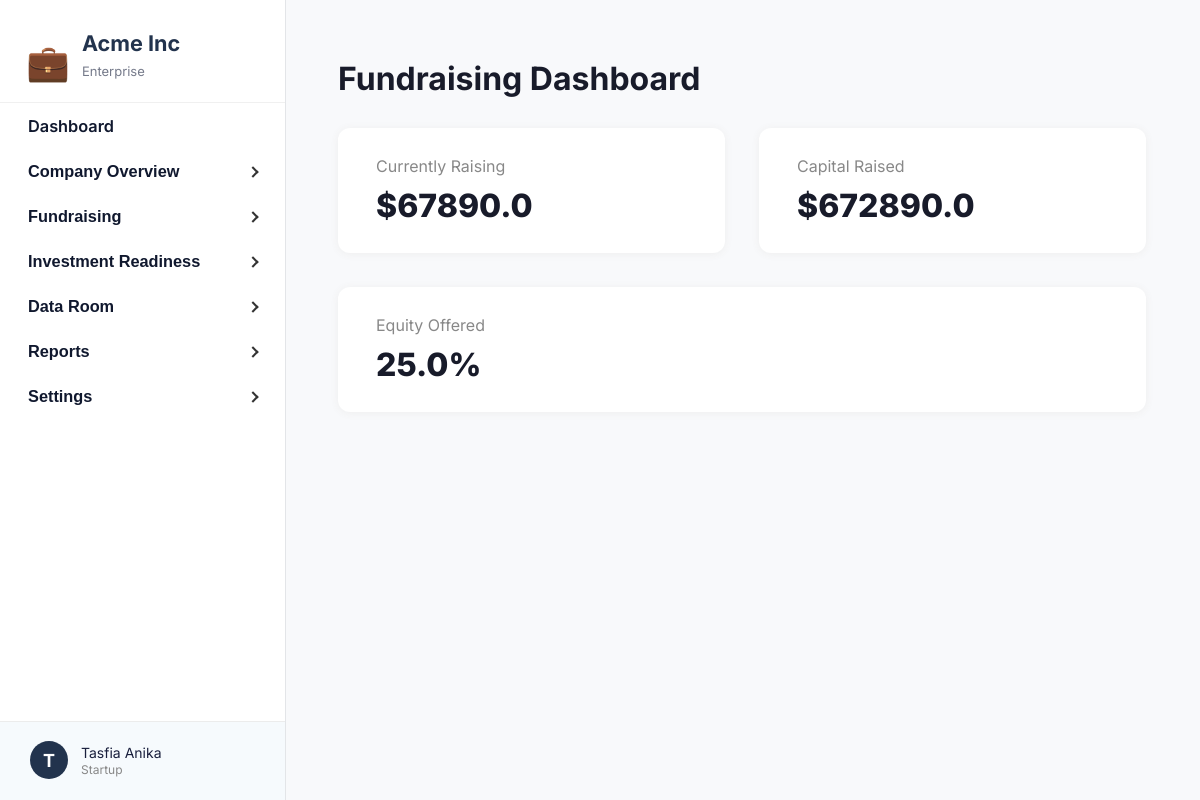
The app's page /api/startup/fundraising/dashboard/ (signed in) with its own data.
### core/models.py (models this page shows, shortened)
class StartupProfile(models.Model):
    user = models.OneToOneField(User, on_delete=models.CASCADE, related_name='startup_profile')
    startup_name = models.CharField(max_length=150)
    role = models.CharField(max_length=100)
    email = models.EmailField()
    website = models.CharField(max_length=255)
    heard_about = models.CharField(max_length=50)
    description = models.TextField()
    audience = models.TextField()
    tech_component = models.TextField()
    your_edge = models.TextField()
    pitch_deck_url = models.CharField(max_length=255)
    startup_stage = models.CharField(max_length=50)
    problem = models.TextField()
    solution = models.TextField()
    market_research = models.CharField(max_length=20)
    business_model_mind = models.CharField(max_length=50)
    working_time = models.CharField(max_length=50)
    cofounder = models.CharField(max_length=20)
    support_needed = models.TextField()
    has_mvp = models.CharField(max_length=10)
    tested_with_customers = models.CharField(max_length=10)
    funding_source = models.CharField(max_length=100)
    early_users = models.CharField(max_length=10)
    generated_revenue = models.CharField(max_length=20)
    stage3_challenges = models.TextField()
    stage3_support = models.TextField()
    business_model = models.TextField()
    paying_customers = models.CharField(max_length=50)
    annual_revenue_4 = models.CharField(max_length=50)
    external_funding = models.CharField(max_length=50)
    acquisition_strategies = models.TextField()
    team_size = models.CharField(max_length=50)
    stage4_challenges = models.TextField()
    stage4_support = models.TextField()
    annual_revenue_5 = models.CharField(max_length=50)
    active_customers_5 = models.CharField(max_length=50)
    markets_operating = models.CharField(max_length=100)
    expansion_plans = models.TextField()
    stage5_challenges = models.TextField()
    is_approved = models.BooleanField(default=False)
    is_onboarded = models.BooleanField(default=False)
    complete_profile_submitted = models.BooleanField(default=False)
    submitted_at = models.DateTimeField(auto_now_add=True)
    arr = models.FloatField(
        null=True, blank=True, verbose_name="Annual Recurring Revenue (ARR)"
    )
    arpu = models.FloatField(
        null=True, blank=True, verbose_name="Average Revenue Per User (ARPU)"
    )
    monthly_burn = models.FloatField(null=True, blank=True)
    cash_balance = models.FloatField(null=True, blank=True)
    ltv_cac_ratio = models.FloatField(null=True, blank=True)
    operating_expenses = models.FloatField(null=True, blank=True)
    debt_obligations = models.TextField(null=True, blank=True)
    capital_raised = models.FloatField(null=True, blank=True)
    currently_raising = models.FloatField(null=True, blank=True)
    equity_offered = models.FloatField(null=True, blank=True)
    financial_forecast = models.FileField(
        upload_to='financial_forecasts/', null=True, blank=True
    )

### core/views.py (the view)
# urls.py: path('startup/fundraising/dashboard/', startup_fundraising_dashboard, name='startup_fundraising_dashboard'),
@login_required
def startup_fundraising_dashboard(request):
    profile = request.user.startup_profile
    context = {
        'currently_raising': profile.currently_raising,
        'capital_raised': profile.capital_raised,
        'equity_offered': profile.equity_offered,
    }
    if request.headers.get("HX-Request") == "true":
        return render(request, "startup_partials/startup_fundraising_dashboard_partial.html", context)
    else:
        return render(request, "startup_fundraising_dashboard.html", context)

### core/templates/startup_fundraising_dashboard.html (shortened to what this page needs)
{% extends "startup_base.html" %}
{% block content %}
<h1 style="font-weight:700; margin-bottom:30px;">Fundraising Dashboard</h1>
<div style="display:flex; gap:34px; flex-wrap:wrap;">
    <div style="background:#fff; border-radius:12px; box-shadow:0 1px 8px #eee; padding:28px 38px; flex:1; min-width:200px;">
        <div style="color:#888;">Currently Raising</div>
        <div style="font-size:2rem; font-weight:800; margin-top:10px;">${{ currently_raising|default:"0" }}</div>
    </div>
    <div style="background:#fff; border-radius:12px; box-shadow:0 1px 8px #eee; padding:28px 38px; flex:1; min-width:200px;">
        <div style="color:#888;">Capital Raised</div>
        <div style="font-size:2rem; font-weight:800; margin-top:10px;">${{ capital_raised|default:"0" }}</div>
    </div>
    <div style="background:#fff; border-radius:12px; box-shadow:0 1px 8px #eee; padding:28px 38px; flex:1; min-width:200px;">
        <div style="color:#888;">Equity Offered</div>
        <div style="font-size:2rem; font-weight:800; margin-top:10px;">{{ equity_offered|default:"0" }}%</div>
    </div>
</div>
{% endblock %}

### core/templates/startup_base.html (shortened to what this page needs)
{% load static %}
<!DOCTYPE html>
<html lang="en">
<head>
</head>
<body>
<div class="layout">
    <nav class="sidebar">
        <div class="logo-box">
            <span class="logo-icon">&#128188;</span>
            <div>
                <div class="sidebar-title">Acme Inc</div>
                <div class="sidebar-subtitle">Enterprise</div>
            </div>
        </div>
        <div class="sidebar-content">
            <ul class="sidebar-nav">
                <li>
                    <a href="{% url 'startup_dashboard' %}" class="sidebar-link {% if section == 'dashboard' %}active{% endif %}">Dashboard</a>
                </li>
                <li>
                    <button class="sidebar-toggle {% if section == 'company' %}active{% endif %}" aria-expanded="false" type="button">
                        Company Overview
                        <span class="arrow"></span>
                    </button>
                </li>
                <li>
                    <button class="sidebar-toggle" aria-expanded="false" type="button">
                        Fundraising
                        <span class="arrow"></span>
                    </button>
                </li>
                <li>
                    <button class="sidebar-toggle" aria-expanded="false" type="button">
                        Investment Readiness
                        <span class="arrow"></span>
                    </button>
                </li>
                <li>
                    <button class="sidebar-toggle" aria-expanded="false" type="button">
                        Data Room
                        <span class="arrow"></span>
                    </button>
                </li>
                <li>
                    <button class="sidebar-toggle" aria-expanded="false" type="button">
                        Reports
                        <span class="arrow"></span>
                    </button>
                </li>
                <li>
                    <button class="sidebar-toggle" aria-expanded="false" type="button">
                        Settings
                        <span class="arrow"></span>
                    </button>
                </li>
            </ul>
        </div>
        <div class="sidebar-footer" id="sidebar-footer">
            <div class="sidebar-footer-circle">{{ request.user.first_name|default:"N"|slice:":1" }}</div>
            <div class="sidebar-footer-details">
                <span>{{ request.user.get_full_name|default:request.user.username }}</span>
                <small>Startup</small>
            </div>
        </div>
    </nav>
    <div id="main-content" class="main-content">
        {% block content %}{% endblock %}
    </div>
</div>
</body>
</html>

### core/templates/startup_base.html (style rules this page uses)
html, body { height: 100%; margin: 0; }
body { font-family: 'Inter', sans-serif; background: #f8f9fb; color: #181b2a; height: 100vh; }
.layout { display: flex; min-height: 100vh; }
.sidebar { width: 285px; background: #fff; border-right: 1.5px solid #e3e5e8; padding: 0; position: relative; display: flex; flex-direction: column; height: 100vh; }
.sidebar .logo-box { padding: 30px 26px 8px 26px; display: flex; align-items: center; gap: 12px; flex-shrink: 0; background: #fff; border-bottom: 1px solid #f0f0f0; }
.sidebar-content { flex: 1; overflow-y: auto; padding-bottom: 80px; }
.sidebar .logo-icon { font-size: 2.2rem; color: #22284b; }
.sidebar-title { font-weight: 700; font-size: 1.35rem; color: #22334d; margin-bottom: 7px; }
.sidebar-subtitle { font-size: 13px; color: #757a8a; margin-bottom: 15px; }
.sidebar-nav { padding: 0; margin: 0 0 30px 0; list-style: none; }
.sidebar-link, .sidebar-toggle { display: flex; align-items: center; gap: 8px; padding: 13px 28px; color: #10182e; text-decoration: none; font-weight: 600; font-size: 1.02rem; border: none; background: none; cursor: pointer; width: 100%; outline: none; transition: all 0.2s cubic-bezier(0.4, 0, 0.2, 1); border-radius: 0 16px 16px 0; margin-right: 4px; position: relative; }
.sidebar-toggle .arrow { margin-left: auto; transition: transform 0.3s cubic-bezier(0.4, 0, 0.2, 1); }
.sidebar-footer { position: absolute; left: 0; bottom: 0; width: 100%; padding: 19px 24px 21px 30px; border-top: 1px solid #ececec; background: #f6fafd; display: flex; align-items: center; gap: 13px; cursor: pointer; z-index: 10; box-sizing: border-box; transition: all 0.2s cubic-bezier(0.4, 0, 0.2, 1); }
.sidebar-footer-circle { width: 38px; height: 38px; border-radius: 50%; background: #22334d; color: #fff; display: flex; align-items: center; justify-content: center; font-size: 18px; font-weight: 700; transition: all 0.2s cubic-bezier(0.4, 0, 0.2, 1); }
.sidebar-footer-details { display: flex; flex-direction: column; gap: 1px; }
.sidebar-footer-details span { font-size: 14px; color: #191f3d; transition: color 0.2s cubic-bezier(0.4, 0, 0.2, 1); }
.sidebar-footer-details small { font-size: 12px; color: #888; transition: color 0.2s cubic-bezier(0.4, 0, 0.2, 1); }
.main-content { flex: 1; padding: 38px 54px 44px 52px; }
.arrow { display: inline-block; width: 6px; height: 6px; border-top: 2px solid #333; border-right: 2px solid #333; transform: rotate(45deg); margin-left: auto; transition: transform 0.3s cubic-bezier(0.4, 0, 0.2, 1); }

### records on screen
StartupProfile: currently_raising "67890.0", capital_raised "672890.0", equity_offered "25.0"

### other values on screen
{{ request.user.first_name|default:"N"|slice:":1" }} "T"
{{ request.user.get_full_name|default:request.user.username }} "Tasfia Anika"
